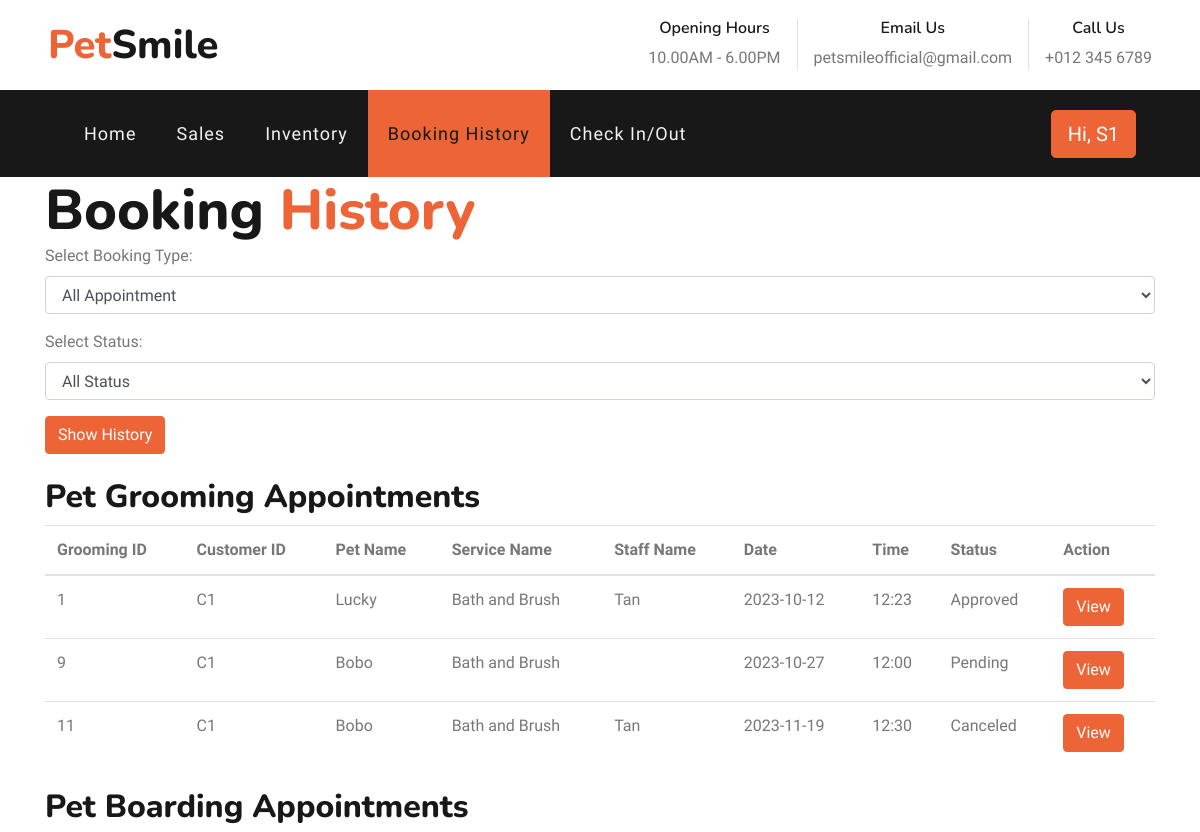
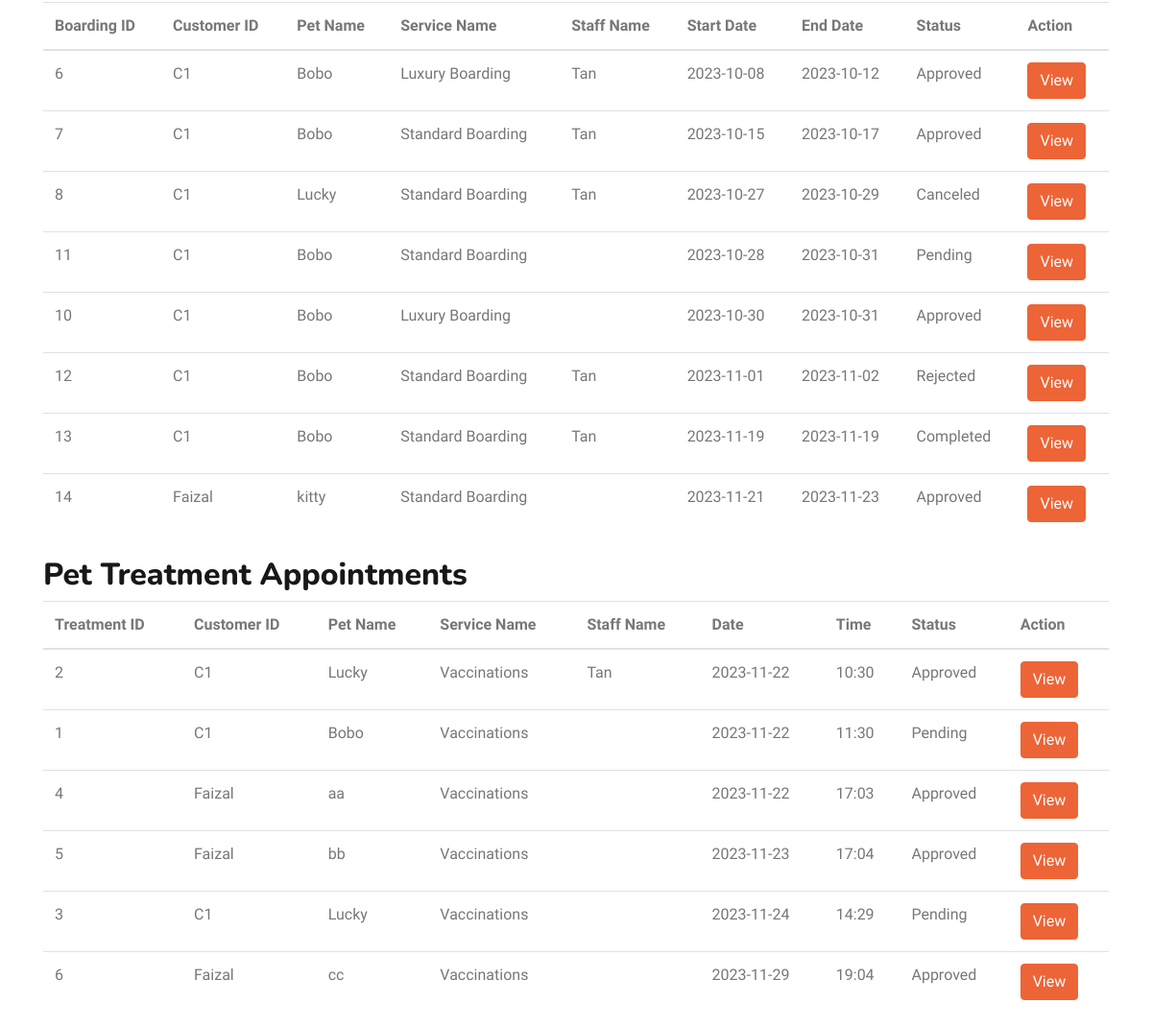
The page /admin-bookinghistory.php (signed in) on the database its author committed (2 pictures, top to bottom).
### tables this page shows
CREATE TABLE `groomingappt` (
  `GAppt_ID` int(20) NOT NULL,
  `Pet_ID` varchar(20) NOT NULL,
  `Service_ID` varchar(20) NOT NULL,
  `Staff_ID` varchar(20) DEFAULT NULL,
  `GAppt_Date` varchar(20) NOT NULL,
  `GAppt_Time` varchar(20) NOT NULL,
  `Status` varchar(20) NOT NULL DEFAULT 'Pending'
);

CREATE TABLE `member` (
  `ID` int(11) NOT NULL,
  `Cust_ID` varchar(20) NOT NULL,
  `First_Name` varchar(20) NOT NULL,
  `Last_Name` varchar(20) NOT NULL,
  `Phone_No` varchar(20) NOT NULL,
  `Address` varchar(20) NOT NULL,
  `City` varchar(20) NOT NULL,
  `Postcode` varchar(20) NOT NULL,
  `Email` varchar(20) NOT NULL
);

CREATE TABLE `pet` (
  `Pet_ID` int(20) NOT NULL,
  `Cust_ID` varchar(20) NOT NULL,
  `Pet_Name` varchar(20) NOT NULL,
  `Pet_Sex` varchar(20) NOT NULL,
  `Pet_Breed` varchar(20) NOT NULL,
  `Pet_Health` varchar(20) NOT NULL
);

CREATE TABLE `service` (
  `ID` int(11) NOT NULL,
  `Service_ID` varchar(20) NOT NULL,
  `Service_Type` varchar(20) NOT NULL,
  `Service_Name` varchar(20) NOT NULL,
  `Service_Desc` longtext NOT NULL,
  `Price` varchar(20) NOT NULL,
  `Img` longtext NOT NULL,
  `Inventory` int(20) DEFAULT NULL
);

CREATE TABLE `staff` (
  `ID` int(11) NOT NULL,
  `Staff_ID` varchar(20) NOT NULL,
  `First_Name` varchar(20) NOT NULL,
  `Last_Name` varchar(20) NOT NULL,
  `Phone_No` varchar(20) NOT NULL,
  `Address` varchar(20) NOT NULL,
  `City` varchar(20) NOT NULL,
  `Postcode` varchar(20) NOT NULL,
  `Position` varchar(20) NOT NULL
);

CREATE TABLE `boardingappt` (
  `BAppt_ID` int(20) NOT NULL,
  `Pet_ID` varchar(20) NOT NULL,
  `Service_ID` varchar(20) NOT NULL,
  `Staff_ID` varchar(20) DEFAULT NULL,
  `BAppt_StartDate` varchar(20) NOT NULL,
  `BAppt_EndDate` varchar(20) NOT NULL,
  `Status` varchar(20) NOT NULL DEFAULT 'Pending',
  `BAppt_CheckInDate` varchar(20) NOT NULL,
  `BAppt_CheckOutDate` varchar(20) NOT NULL
);

CREATE TABLE `treatmentappt` (
  `TAppt_ID` int(20) NOT NULL,
  `Pet_ID` varchar(20) NOT NULL,
  `Service_ID` varchar(20) NOT NULL,
  `Staff_ID` varchar(20) DEFAULT NULL,
  `TAppt_Date` varchar(20) NOT NULL,
  `TAppt_Time` varchar(20) NOT NULL,
  `Status` varchar(20) NOT NULL DEFAULT 'Pending'
);

### admin-bookinghistory.php (the view, shortened to what this page needs)
<!DOCTYPE html>
<html lang="en">
<?php
include 'config.php';
include 'admin-header.php';
$groomingAppointmentsQuery = "
    SELECT
        g.GAppt_ID,
        c.Cust_ID,
        p.Pet_Name,
        s.Service_Name,
        st.Last_Name AS Staff_Name,
        g.GAppt_Date,
        g.GAppt_Time,
        g.Status
    FROM
        groomingAppt g
    INNER JOIN
        pet p ON g.Pet_ID = p.Pet_ID
    INNER JOIN
        service s ON g.Service_ID = s.Service_ID
    LEFT JOIN
        staff st ON g.Staff_ID = st.Staff_ID
    LEFT JOIN
        member c ON p.Cust_ID = c.Cust_ID
    ORDER BY g.GAppt_Date ASC;
";
$groomingAppointmentsResult = mysqli_query($con, $groomingAppointmentsQuery);
$boardingAppointmentsQuery = "
    SELECT
        b.BAppt_ID,
        c.Cust_ID,
        p.Pet_Name,
        s.Service_Name,
        st.Last_Name AS Staff_Name,
        b.BAppt_StartDate,
        b.BAppt_EndDate,
        b.Status
    FROM
        boardingAppt b
    INNER JOIN
        pet p ON b.Pet_ID = p.Pet_ID
    INNER JOIN
        service s ON b.Service_ID = s.Service_ID
    LEFT JOIN
        staff st ON b.Staff_ID = st.Staff_ID
    LEFT JOIN
        member c ON p.Cust_ID = c.Cust_ID
    ORDER BY b.BAppt_StartDate ASC;
";
$boardingAppointmentsResult = mysqli_query($con, $boardingAppointmentsQuery);
$treatmentAppointmentsQuery = "
    SELECT
        t.TAppt_ID,
        c.Cust_ID,
        p.Pet_Name,
        s.Service_Name,
        st.Last_Name AS Staff_Name,
        t.TAppt_Date,
        t.TAppt_Time,
        t.Status
    FROM
        treatmentAppt t
    INNER JOIN
        pet p ON t.Pet_ID = p.Pet_ID
    INNER JOIN
        service s ON t.Service_ID = s.Service_ID
    LEFT JOIN
        staff st ON t.Staff_ID = st.Staff_ID
    LEFT JOIN
        member c ON p.Cust_ID = c.Cust_ID
    ORDER BY t.TAppt_Date ASC;
";
$treatmentAppointmentsResult = mysqli_query($con, $treatmentAppointmentsQuery);
?>
    <div class="container">
            <h1 class="display-4 m-0">Booking <span class="text-primary">History</span></h1>
            <form method="post" id="historyForm">
                <div class="form-group">
                    <label for="bookingType">Select Booking Type:</label>
                    <select name="bookingType" id="bookingType" class="form-control">
                        <option>All Appointment</option>
                    </select>
                </div>
                <div class="form-group">
                    <label for="status">Select Status:</label>
                    <select name="status" id="status" class="form-control">
                        <option>All Status</option>
                    </select>
                </div>
                <input type="submit" value="Show History" class="btn btn-primary">
            </form>
            <h2 class="mt-4">Pet Grooming Appointments</h2>
            <table class="table" id="groomingTable">
                <thead>
                    <tr>
                        <th>Grooming ID</th>
                        <th>Customer ID</th>
                        <th>Pet Name</th>
                        <th>Service Name</th>
                        <th>Staff Name</th>
                        <th>Date</th>
                        <th>Time</th>
                        <th>Status</th>
                        <th>Action</th>
                    </tr>
                </thead>
                <tbody>
                  <?php
                  while ($row = mysqli_fetch_assoc($groomingAppointmentsResult)) {
                      echo "<tr>";
                      echo "<td>{$row['GAppt_ID']}</td>";
                      echo "<td>{$row['Cust_ID']}</td>";
                      echo "<td>{$row['Pet_Name']}</td>";
                      echo "<td>{$row['Service_Name']}</td>";
                      echo "<td>{$row['Staff_Name']}</td>";
                      echo "<td>{$row['GAppt_Date']}</td>";
                      echo "<td>{$row['GAppt_Time']}</td>";
                      echo "<td>{$row['Status']}</td>";
                      echo "<td><button class='btn btn-primary' onclick='viewAppointment({$row['GAppt_ID']}, \"Pet Grooming\")'>View</button></td>";
                      echo "</tr>";
                  }
                  ?>
                </tbody>
            </table>
            <h2 class="mt-4">Pet Boarding Appointments</h2>
            <table class="table" id="boardingTable">
                <thead>
                    <tr>
                        <th>Boarding ID</th>
                        <th>Customer ID</th>
                        <th>Pet Name</th>
                        <th>Service Name</th>
                        <th>Staff Name</th>
                        <th>Start Date</th>
                        <th>End Date</th>
                        <th>Status</th>
                        <th>Action</th>
                    </tr>
                </thead>
                <tbody>
                  <?php
                  while ($row = mysqli_fetch_assoc($boardingAppointmentsResult)) {
                      echo "<tr>";
                      echo "<td>{$row['BAppt_ID']}</td>";
                      echo "<td>{$row['Cust_ID']}</td>";
                      echo "<td>{$row['Pet_Name']}</td>";
                      echo "<td>{$row['Service_Name']}</td>";
                      echo "<td>{$row['Staff_Name']}</td>";
                      echo "<td>{$row['BAppt_StartDate']}</td>";
                      echo "<td>{$row['BAppt_EndDate']}</td>";
                      echo "<td>{$row['Status']}</td>";
                      echo "<td><button class='btn btn-primary' onclick='viewAppointment({$row['BAppt_ID']}, \"Pet Boarding\")'>View</button></td>";
                      echo "</tr>";
                  }
                  ?>
                </tbody>
            </table>
            <h2 class="mt-4">Pet Treatment Appointments</h2>
            <table class="table" id="treatmentTable">
                <thead>
                    <tr>
                        <th>Treatment ID</th>
                        <th>Customer ID</th>
                        <th>Pet Name</th>
                        <th>Service Name</th>
                        <th>Staff Name</th>
                        <th>Date</th>
                        <th>Time</th>
                        <th>Status</th>
                        <th>Action</th>
                    </tr>
                </thead>
                <tbody>
                  <?php
                  while ($row = mysqli_fetch_assoc($treatmentAppointmentsResult)) {
                      echo "<tr>";
                      echo "<td>{$row['TAppt_ID']}</td>";
                      echo "<td>{$row['Cust_ID']}</td>";
                      echo "<td>{$row['Pet_Name']}</td>";
                      echo "<td>{$row['Service_Name']}</td>";
                      echo "<td>{$row['Staff_Name']}</td>";
                      echo "<td>{$row['TAppt_Date']}</td>";
                      echo "<td>{$row['TAppt_Time']}</td>";
                      echo "<td>{$row['Status']}</td>";
                      echo "<td><button class='btn btn-primary' onclick='viewAppointment({$row['TAppt_ID']}, \"Pet Treatment\")'>View</button></td>";
                      echo "</tr>";
                  }
                  ?>
                </tbody>
            </table>
        </div>
</html>

### rows shown on the page
groomingappt: GAppt_ID "1", member.Cust_ID "C1", Pet_ID.Pet_Name "Lucky", service.Service_Name "Bath and Brush", staff.Last_Name "Tan", GAppt_Date "2023-10-12", GAppt_Time "12:23", Status "Approved"
groomingappt: GAppt_ID "9", member.Cust_ID "C1", Pet_ID.Pet_Name "Bobo", service.Service_Name "Bath and Brush", GAppt_Date "2023-10-27", GAppt_Time "12:00", Status "Pending"
groomingappt: GAppt_ID "11", member.Cust_ID "C1", Pet_ID.Pet_Name "Bobo", service.Service_Name "Bath and Brush", staff.Last_Name "Tan", GAppt_Date "2023-11-19", GAppt_Time "12:30", Status "Canceled"
boardingappt: BAppt_ID "6", member.Cust_ID "C1", Pet_ID.Pet_Name "Bobo", service.Service_Name "Luxury Boarding", staff.Last_Name "Tan", BAppt_StartDate "2023-10-08", BAppt_EndDate "2023-10-12", Status "Approved"
boardingappt: BAppt_ID "7", member.Cust_ID "C1", Pet_ID.Pet_Name "Bobo", service.Service_Name "Standard Boarding", staff.Last_Name "Tan", BAppt_StartDate "2023-10-15", BAppt_EndDate "2023-10-17", Status "Approved"
boardingappt: BAppt_ID "8", member.Cust_ID "C1", Pet_ID.Pet_Name "Lucky", service.Service_Name "Standard Boarding", staff.Last_Name "Tan", BAppt_StartDate "2023-10-27", BAppt_EndDate "2023-10-29", Status "Canceled"
boardingappt: BAppt_ID "11", member.Cust_ID "C1", Pet_ID.Pet_Name "Bobo", service.Service_Name "Standard Boarding", BAppt_StartDate "2023-10-28", BAppt_EndDate "2023-10-31", Status "Pending"
boardingappt: BAppt_ID "10", member.Cust_ID "C1", Pet_ID.Pet_Name "Bobo", service.Service_Name "Luxury Boarding", BAppt_StartDate "2023-10-30", BAppt_EndDate "2023-10-31", Status "Approved"
boardingappt: BAppt_ID "12", member.Cust_ID "C1", Pet_ID.Pet_Name "Bobo", service.Service_Name "Standard Boarding", staff.Last_Name "Tan", BAppt_StartDate "2023-11-01", BAppt_EndDate "2023-11-02", Status "Rejected"
boardingappt: BAppt_ID "13", member.Cust_ID "C1", Pet_ID.Pet_Name "Bobo", service.Service_Name "Standard Boarding", staff.Last_Name "Tan", BAppt_StartDate "2023-11-19", BAppt_EndDate "2023-11-19", Status "Completed"
boardingappt: BAppt_ID "14", member.Cust_ID "Faizal", Pet_ID.Pet_Name "kitty", service.Service_Name "Standard Boarding", BAppt_StartDate "2023-11-21", BAppt_EndDate "2023-11-23", Status "Approved"
treatmentappt: TAppt_ID "2", member.Cust_ID "C1", Pet_ID.Pet_Name "Lucky", service.Service_Name "Vaccinations", staff.Last_Name "Tan", TAppt_Date "2023-11-22", TAppt_Time "10:30", Status "Approved"
treatmentappt: TAppt_ID "1", member.Cust_ID "C1", Pet_ID.Pet_Name "Bobo", service.Service_Name "Vaccinations", TAppt_Date "2023-11-22", TAppt_Time "11:30", Status "Pending"
treatmentappt: TAppt_ID "4", member.Cust_ID "Faizal", Pet_ID.Pet_Name "aa", service.Service_Name "Vaccinations", TAppt_Date "2023-11-22", TAppt_Time "17:03", Status "Approved"
treatmentappt: TAppt_ID "5", member.Cust_ID "Faizal", Pet_ID.Pet_Name "bb", service.Service_Name "Vaccinations", TAppt_Date "2023-11-23", TAppt_Time "17:04", Status "Approved"
treatmentappt: TAppt_ID "3", member.Cust_ID "C1", Pet_ID.Pet_Name "Lucky", service.Service_Name "Vaccinations", TAppt_Date "2023-11-24", TAppt_Time "14:29", Status "Pending"
treatmentappt: TAppt_ID "6", member.Cust_ID "Faizal", Pet_ID.Pet_Name "cc", service.Service_Name "Vaccinations", TAppt_Date "2023-11-29", TAppt_Time "19:04", Status "Approved"

### other values the page prints
$_SESSION['Staff_ID'] "S1"
